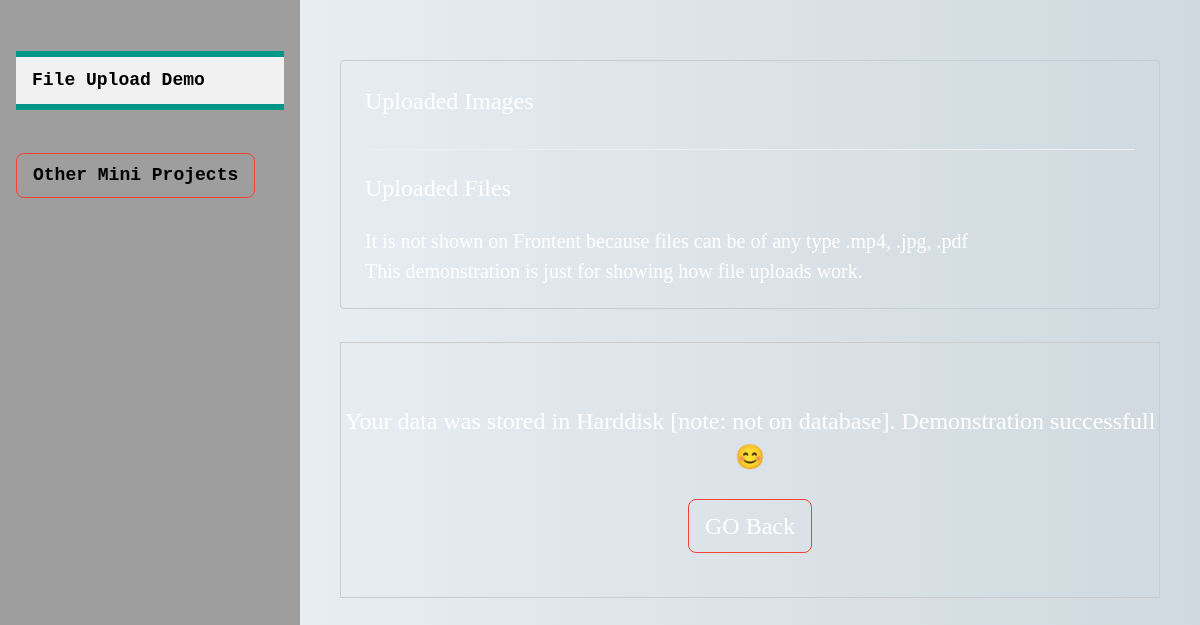
The page /app4/thank-you-page-app4/ on the database as committed earlier.
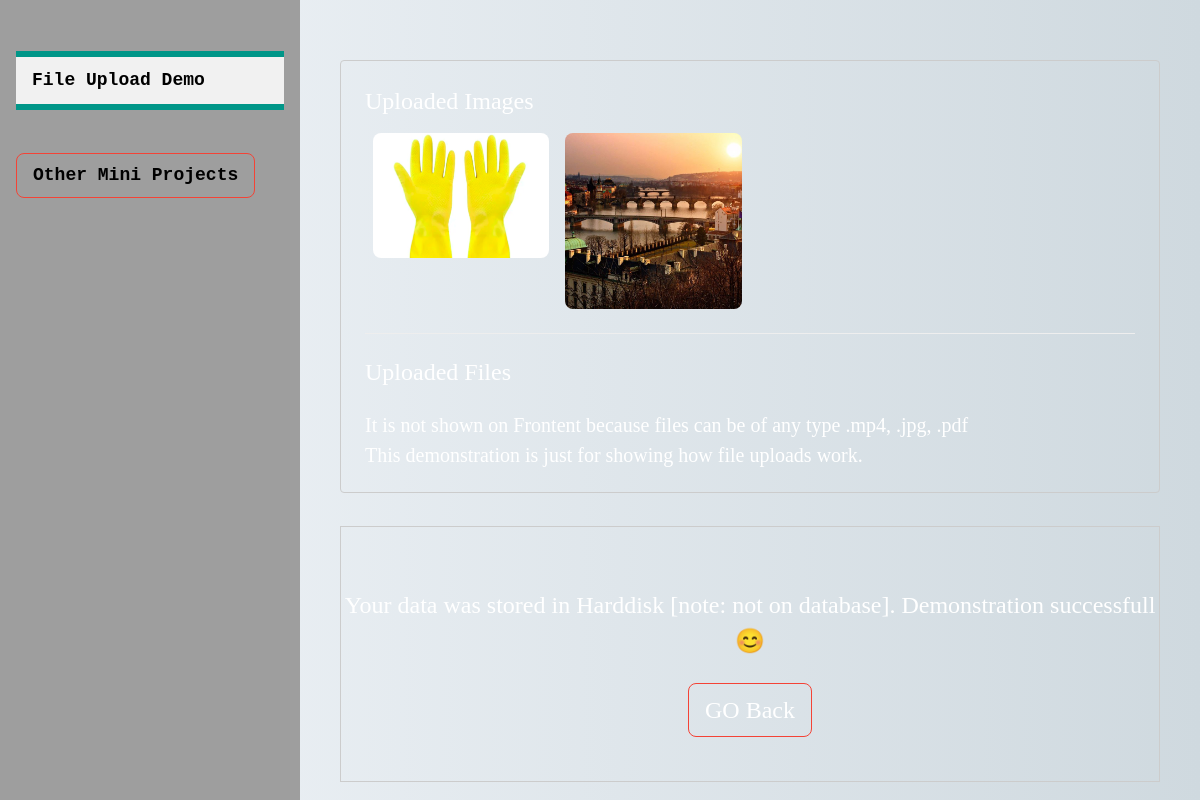
The same page on the database as committed later.
### app4_file_uploads/models.py (models this page shows)
class ImageUploads(models.Model):
    image_upload = models.ImageField(upload_to="image_upload")

### app4_file_uploads/app4_api/views.py (the view)
# urls.py: path("thank-you-page-app4/", views.ThankYou, name="thank-you-app4")
def ThankYou(request):
    images = ImageUploads.objects.all()
    files = FileUploads.objects.all()
    context = {
        "sidebar_content": "File Upload Demo",
        "content": "Your data was stored in Harddisk [note: not on database]. Demonstration successfull 😊",
        "go_back": "upload-app4",
        "images":images,
        "files":files
    }
    return render(request, "app4_file_uploads/thank-you-app4.html", context)

### app4_file_uploads/templates/app4_file_uploads/thank-you-app4.html (shortened to what this page needs)
{% extends 'base2.html' %}
{% block content %}
    <div class="w3-content w3-round w3-padding-large w3-text-white w3-border" style="max-width: 1000px; margin-top:60px">
        <h3 class="w3-serif"> Uploaded Images</h3>
        <div class="w3-row">
            {% for image in images %}
                <div class="w3-col w3-quarter w3-padding-small">
                    <img src="{{ image.image_upload.url }}" style="width:100%; height:auto; border-radius: 8px;" />
                </div>
            {% endfor %}
        </div>
        <hr>
        <h3 class="w3-serif">Uploaded Files</h3>
        <div class="w3-row">
            <h4 class="w3-serif" >It is not shown on Frontent because files can be of any type .mp4, .jpg, .pdf<br>
        This demonstration is just for showing how file uploads work.</h4>
        </div>
    </div><br>
    <div class="w3-content w3-border w3-xlarge w3-center  w3-text-white  w3-serif" style="max-width: 1000px; margin-top:10px; margin-down:20px;"><br>
        <p>{{content}}</p>
    <div>
    <div style="margin-top:20px; margin-down:5px">
        <a href="{% url go_back %}" class="w3-button w3-border w3-border-red w3-round-large ">
            GO Back
        </a>
    </div>
    <br>
{% endblock %}

### templates/base2.html (shortened to what this page needs)
{% load static %}
<!DOCTYPE html>
<html lang="en">
<head>
<link rel="stylesheet" href="https://cdnjs.cloudflare.com/ajax/libs/font-awesome/6.0.0-beta3/css/all.min.css">
  <link rel="stylesheet" href="{% static 'css/w3.css' %}">
  <link rel="stylesheet" href="{% static 'css/styles.css' %}">
</head>
<body>
  {% include 'sidebar.html' %}
  <div class="w3-main" style="margin-left:340px;margin-right:40px">
    {% block content %}
    {% endblock %}
  </div>
</body>
</html>

### templates/sidebar.html (shortened to what this page needs)
{% load static %}
<nav class="w3-sidebar w3-grey w3-collapse w3-top w3-large w3-padding" style="z-index:3;width:300px;font-weight:bold;" id="mySidebar"><br>
        <div class="w3-bar-block">
            <div class="w3-panel w3-topbar w3-bottombar w3-border-teal w3-light-grey">
                <a href="#" onclick="w3_close()" class="card-link">  <h1 class="w3-large w3-text-black w3-monospace w3-left-align "><b>{{ sidebar_content}}</b></h1></a>
            </div><br>
         </div>
    <div>
        <a href="{% url "home" %}" class="w3-button w3-border w3-border-red w3-round-large w3-monospace"  >
            Other Mini Projects
        </a>
    </div>
</nav>

### static/css/w3.css (style rules this page uses)
html { box-sizing:border-box }
*,*:before,*:after { box-sizing:inherit }
html { -ms-text-size-adjust:100%;-webkit-text-size-adjust:100% }
body { margin:0 }
article,aside,details,figcaption,figure,footer,header,main,menu,nav,section { display:block }
a { background-color:transparent }
b,strong { font-weight:bolder }
img { border-style:none }
hr { box-sizing:content-box;height:0;overflow:visible }
html,body { font-family:Verdana,sans-serif;font-size:15px;line-height:1.5 }
html { overflow-x:hidden }
h1 { font-size:36px }
h3 { font-size:24px }
h4 { font-size:20px }
.w3-serif { font-family:serif }
.w3-monospace { font-family:monospace }
h1,h2,h3,h4,h5,h6 { font-family:"Segoe UI",Arial,sans-serif;font-weight:400;margin:10px 0 }
hr { border:0;border-top:1px solid #eee;margin:20px 0 }
img { vertical-align:middle }
a { color:inherit }
.w3-btn,.w3-button { border:none;display:inline-block;padding:8px 16px;vertical-align:middle;overflow:hidden;text-decoration:none;color:inherit;background-color:inherit;text-align:center;cursor:pointer;white-space:nowrap }
.w3-btn,.w3-button { -webkit-touch-callout:none;-webkit-user-select:none;-khtml-user-select:none;-moz-user-select:none;-ms-user-select:none;user-select:none }
.w3-sidebar { height:100%;width:200px;background-color:#fff;position:fixed!important;z-index:1;overflow:auto }
.w3-main,#main { transition:margin-left .4s }
.w3-container:after,.w3-container:before,.w3-panel:after,.w3-panel:before,.w3-row:after,.w3-row:before,.w3-row-padding:after,.w3-row-padding:before, .w3-cell-row:before,.w3-cell-row:after,.w3-clear:after,.w3-clear:before,.w3-bar:before,.w3-bar:after { content:"";display:table;clear:both }
.w3-col,.w3-half,.w3-third,.w3-twothird,.w3-threequarter,.w3-quarter { float:left;width:100% }
@media (min-width:601px) { .w3-col.m3,.w3-quarter { width:24.99999% } }
.w3-content,.w3-auto { margin-left:auto;margin-right:auto }
.w3-content { max-width:980px }
@media (min-width:993px) { .w3-sidebar.w3-collapse { display:block!important } }
.w3-top,.w3-bottom { position:fixed;width:100%;z-index:1 }
.w3-top { top:0 }
.w3-round,.w3-round-medium { border-radius:4px }
.w3-round-large { border-radius:8px }
.w3-container,.w3-panel { padding:0.01em 16px }
.w3-panel { margin-top:16px;margin-bottom:16px }
.w3-large { font-size:18px!important }
.w3-xlarge { font-size:24px!important }
.w3-left-align { text-align:left!important }
.w3-center { text-align:center!important }
.w3-border { border:1px solid #ccc!important }
.w3-topbar { border-top:6px solid #ccc!important }
.w3-bottombar { border-bottom:6px solid #ccc!important }
.w3-padding-small { padding:4px 8px!important }
.w3-padding { padding:8px 16px!important }
.w3-padding-large { padding:12px 24px!important }
.w3-grey,.w3-hover-grey:hover,.w3-gray,.w3-hover-gray:hover { color:#000!important;background-color:#9e9e9e!important }
.w3-light-grey,.w3-hover-light-grey:hover,.w3-light-gray,.w3-hover-light-gray:hover { color:#000!important;background-color:#f1f1f1!important }
.w3-text-white,.w3-hover-text-white:hover { color:#fff!important }
.w3-text-black,.w3-hover-text-black:hover { color:#000!important }
.w3-border-red,.w3-hover-border-red:hover { border-color:#f44336!important }
.w3-border-teal,.w3-hover-border-teal:hover { border-color:#009688!important }

### app9_async/static/app9_async/css/styles.css (style rules this page uses)
body { background: linear-gradient(to right, #f0f4f8, #cfd9df); font-family: Arial, sans-serif; }

### templates/base2.html (style rules this page uses)
body { background-color: #555; }
a { text-decoration: none; }

### templates/sidebar.html (style rules this page uses)
.card-link { text-decoration: none; color: inherit; display: block; }

Rows that differ between the two databases and show on the page:
added ImageUploads: image_upload (picture)
added ImageUploads: image_upload (picture)
